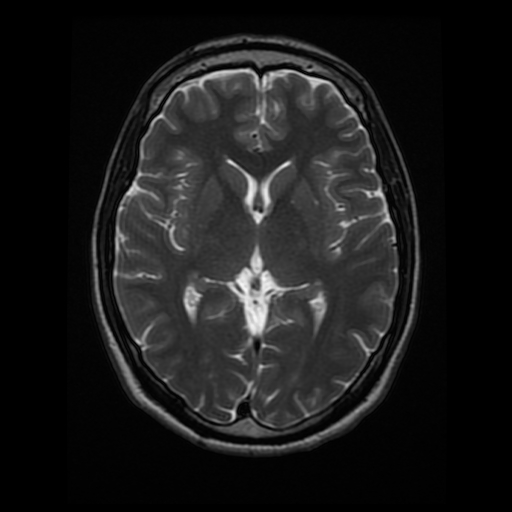
#> input picture computer vision engineer — udacity/Convolutional Filters and Edge Detection/images/brain_MR.jpg, 512 x 512 px
$ jupyter execute '4. Fourier Transform of Filters.ipynb'   (shell and % lines are left out)
#> lines starting #> are read from the running program, lines starting #| are printed output that depends on the picture
## High and Low Pass Filters

Now, you might be wondering, what makes filters high and low-pass; why is a Sobel filter high-pass and a Gaussian filter low-pass?

Well, you can actually visualize the frequencies that these filters block out by taking a look at their fourier transforms. The frequency components of any image can be displayed after doing a Fourier Transform (FT). An FT looks at the components of an image (edges that are high-frequency, and areas of smooth color as low-frequency), and plots the frequencies that occur as points in spectrum. So, let's treat our filters as small images, and display them in the frequency domain!

[cell 1]
import numpy as np
import matplotlib.pyplot as plt
import cv2


# Define gaussian, sobel, and laplacian (edge) filters

gaussian = (1/9)*np.array([[1, 1, 1],
                           [1, 1, 1],
                           [1, 1, 1]])

sobel_x= np.array([[-1, 0, 1],
                   [-2, 0, 2],
                   [-1, 0, 1]])

sobel_y= np.array([[-1,-2,-1],
                   [0, 0, 0],
                   [1, 2, 1]])

# laplacian, edge filter
laplacian=np.array([[0, 1, 0],
                    [1,-4, 1],
                    [0, 1, 0]])

filters = [gaussian, sobel_x, sobel_y, laplacian]
filter_name = ['gaussian','sobel_x', \
                'sobel_y', 'laplacian']


# perform a fast fourier transform on each filter
# and create a scaled, frequency transform image
f_filters = [np.fft.fft2(x) for x in filters]
fshift = [np.fft.fftshift(y) for y in f_filters]
frequency_tx = [np.log(np.abs(z)+1) for z in fshift]

# display 4 filters
for i in range(len(filters)):
    plt.subplot(2,2,i+1),plt.imshow(frequency_tx[i],cmap = 'gray')
    plt.title(filter_name[i]), plt.xticks([]), plt.yticks([])

plt.show()
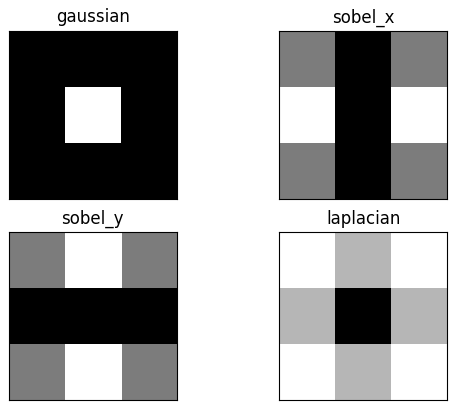
#> figure drawn by matplotlib, 4 panels

Areas of white or light gray, allow that part of the frequency spectrum through! Areas of black mean that part of the spectrum is blocked out of the image.

Recall that the low frequencies in the frequency spectrum are at the center of the frequency transform image, and high frequencies are at the edges. You should see that the Gaussian filter allows only low-pass frequencies through, which is the center of the frequency transformed image. The sobel filters block out frequencies of a certain orientation and a laplace (all edge, regardless of orientation) filter, should block out low-frequencies!

You are encouraged to load in an image, apply a filter to it using `filter2d` then visualize what the fourier transform of that image looks like before and after a filter is applied.

[cell 2]
## TODO: load in an image, and filter it using a kernel of your choice
## apply a fourier transform to the original *and* filtered images and compare them
img = cv2.imread('images/brain_MR.jpg')
#> img is the input picture: shape (512, 512, 3); min 0, max 247, mean 26.9
image_copy = np.copy(img)

color_image = cv2.cvtColor(image_copy, cv2.COLOR_BGR2RGB)
gray_image = cv2.cvtColor(color_image, cv2.COLOR_RGB2GRAY)

# applying fourier transform
gray_ft = np.fft.fft2(gray_image)
gray_shift = np.fft.fftshift(gray_ft)
freq_gray = np.log(np.abs(gray_shift)+1)
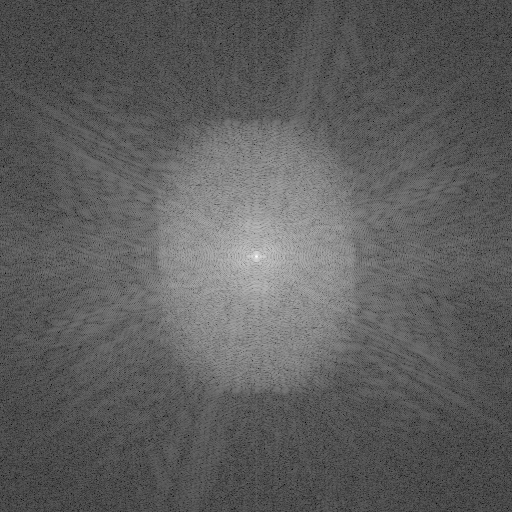
#> freq_gray: shape (512, 512) float64; min 0.949, max 15.77, mean 6.41; drawn with min black and max white

# applying Gaussian filter
gray_blur = cv2.GaussianBlur(gray_image, (9, 9), 0)

gray_ft = np.fft.fft2(gray_blur)
gray_shift = np.fft.fftshift(gray_ft)
freq_gray_blur = np.log(np.abs(gray_shift)+1)
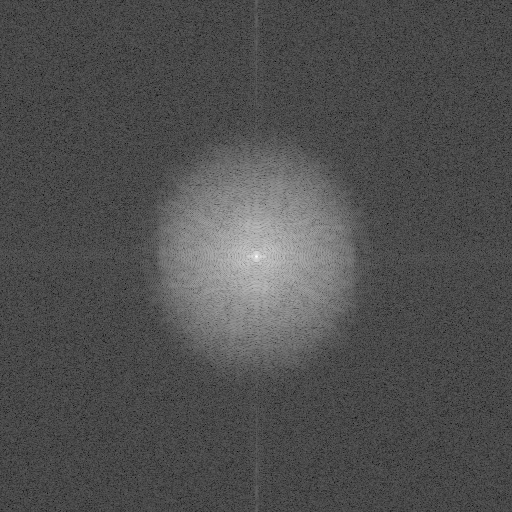
#> freq_gray_blur: shape (512, 512) float64; min 0.0443, max 15.77, mean 4.98; drawn with min black and max white

f, (ax1, ax2, ax3) = plt.subplots(1, 3, figsize=(20,10))

ax1.set_title('original gray')
ax1.imshow(gray_image, cmap='gray')

ax2.set_title('fourier transform before applying filter')
ax2.imshow(freq_gray, cmap='gray')

ax3.set_title('fourier transform after applying filter')
ax3.imshow(freq_gray_blur, cmap='gray')
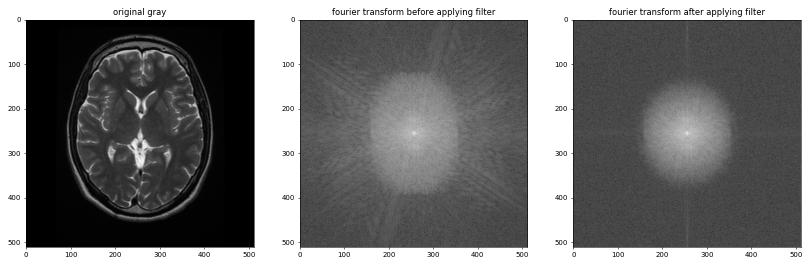
#> figure drawn by matplotlib, 3 panels
